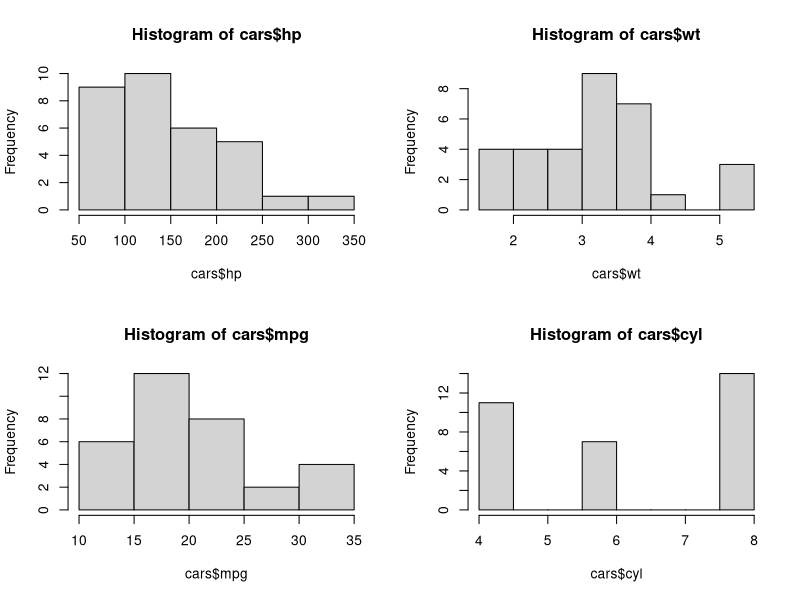
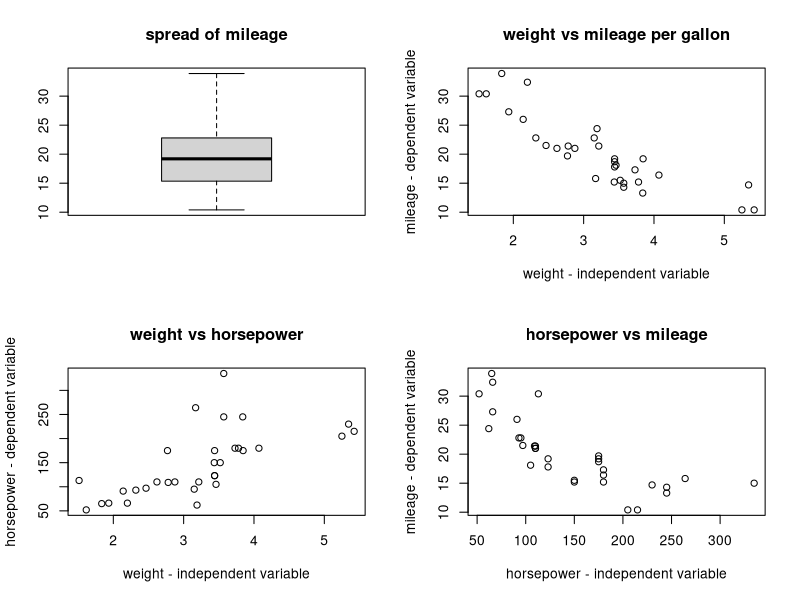
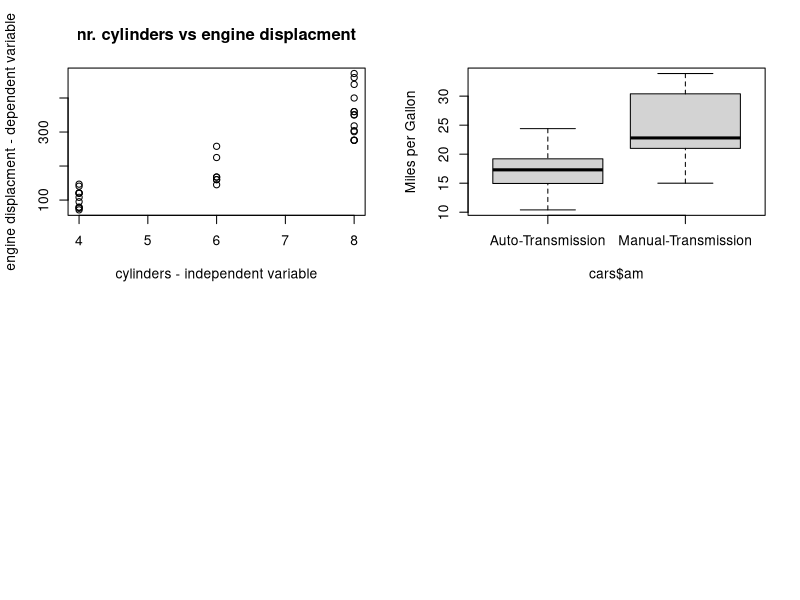
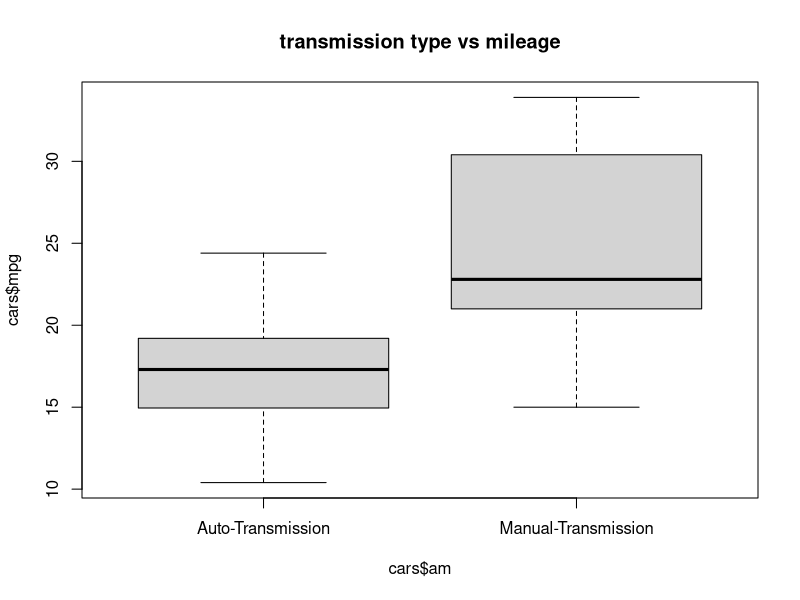
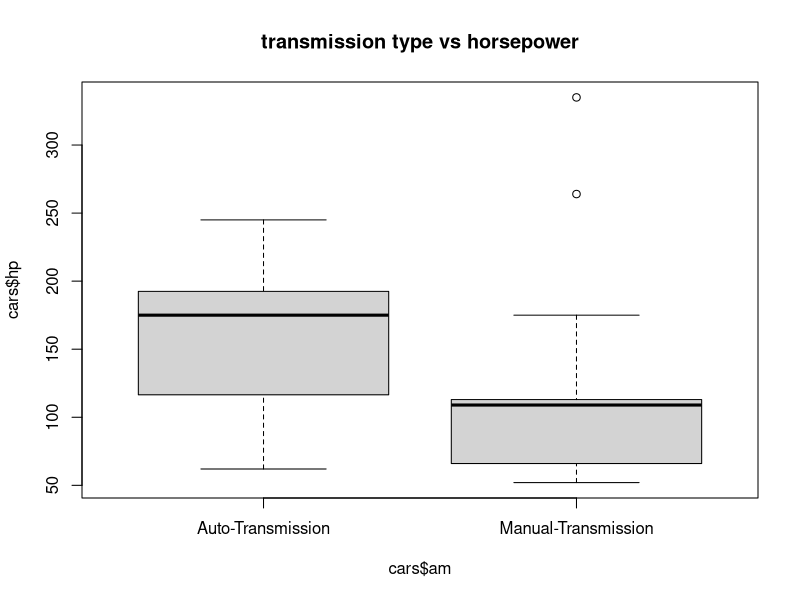

Here is the R script that generated these plots, in order:

# the hypothesis we have is that car mileage differs between automatic and manual transmission cars
# Also factors like car weight and engine horsepower might influence the mielage variable


# get an idea on the observations in the dataset

head(mtcars)

### Description of variables###
# mpg 	Miles/(US) gallon
# cyl 	Number of cylinders
# disp 	Displacement (cu.in.)
# hp 	Gross horsepower
# drat 	Rear axle ratio
# wt 	Weight (lb/1000)
# qsec 	1/4 mile time
# vs 	V/S
# am 	Transmission (0 = automatic, 1 = manual)
# gear 	Number of forward gears
# carb 	Number of carburetors


# Step 0: 
# assign data set to a dataframe name cars

cars <- mtcars
str(cars)


# Step 1: Descriptive analysis of variables
# Further create a box plot and a histogram to understand the spread of data for weight, mileage variables
par(mfrow=c(2,2)) # this particular command allows arranging graphs you create into rows and columns



hist(cars$hp)  # histogram of horsepower
hist(cars$wt)  # histogram of weights of cars
hist(cars$mpg) # histogram of mileage data
hist(cars$cyl) # histogram of number of engine cylinders

boxplot(cars$mpg, main = "spread of mileage") # boxplot of mileage data

# here our task is to identify the skew of the distribution and infer any interesting insights and make notes


# Step 2: Trying to understand the relationship between variables
# create a scatter plot to understand the relationship between weight and mileage
# create a scatter plot to understand the relationship between weight and horsepower
# create a scatter plot to understand the relationship between horsepower and mileage 
# create a scatter plot to understand the relationship between number of cyalinders and engine displacment 

plot(cars$wt, cars$mpg, xlab = "weight - independent variable", ylab = "mileage - dependent variable", main = "weight vs mileage per gallon")
plot(cars$wt, cars$hp, xlab = "weight - independent variable", ylab = "horsepower - dependent variable", main = "weight vs horsepower")
plot(cars$hp, cars$mpg, xlab = "horsepower - independent variable", ylab = "mileage - dependent variable", main = "horsepower vs mileage")
plot(cars$cyl, cars$disp, xlab = "cylinders - independent variable", ylab = "engine displacment - dependent variable", main = "nr. cylinders vs engine displacment")

# if you want to quantify the linear relations
# The correlation coefficient of two variables in a data set 
# equals to their covariance divided by the product of their
# individual standard deviations. It is a normalized measurement 
# of how the two are linearly related

# correlation of +1 indicates a strong positive linear relationship
# corrleation of 0 indicates no linear relationship
# corröleation of -1 indicates a strong negative relationship

cor(cars$wt, cars$mpg) # indicates a negative linear relationship
cor(cars$hp, cars$disp) # indicates a positive linear relationsip
cor(cars$wt, cars$drat)
cor(cars$drat, cars$mpg)

# Applying linear regression model to predict car mileage
# identify variables we could we use for Linear regression analysis

# lets convert nominal numerical data into factors

cars$am <- as.factor(cars$am)
levels(cars$am) <- c("Auto-Transmission", "Manual-Transmission")

boxplot(cars$mpg~cars$am, ylab = "Miles per Gallon")

# lets subset these levels of transmission into different variables
Automatic <- cars[cars$am == "Auto-Transmission",] 
Manual <- cars[cars$am == "Manual-Transmission",]


# identify which category of cars i.e. auto or manual transmission have low median mileages

par(mfrow=c(1,1))
boxplot(cars$mpg~cars$am, main="transmission type vs mileage")
boxplot(cars$hp~cars$am, main = "transmission type vs horsepower")


#y = mx + c
# developing a model with single independent and a dependent variable

#The model above is achieved by using the lm() function in R and 
#the output is called using the summary() function on the model.

lm_single <- lm(mpg~wt, data=cars)
summary(lm_single) # print linear model output
# Derive linear model interpreting the sunmmary results

# Y = a + m1*X1 + m2*X2 + ... + mp*Xp
# developing a model with multiple independent and a dependent variable
# identify values for intercept 
# identify weight coefficient estimate
# ping in the values in y=mx+c
# here X is the known independent value like the weight of the car
# Y is unknown dependent value
# 'C' is the intercept value
# make sure your unknown predicted value is within the weight range of the cars in the dataset


# Developing a multiple linear regression model

lm_multiple <- lm(mpg~wt+hp+cyl+disp, data=cars)
summary(lm_multiple)

# scenario 2 including automatic and manual transmission classes
lm_multiple_2 <- lm(mpg~wt+hp+cyl+disp+am, data=cars)
summary(lm_multiple_2)

# interpreting the results and develop the regression model by hand




